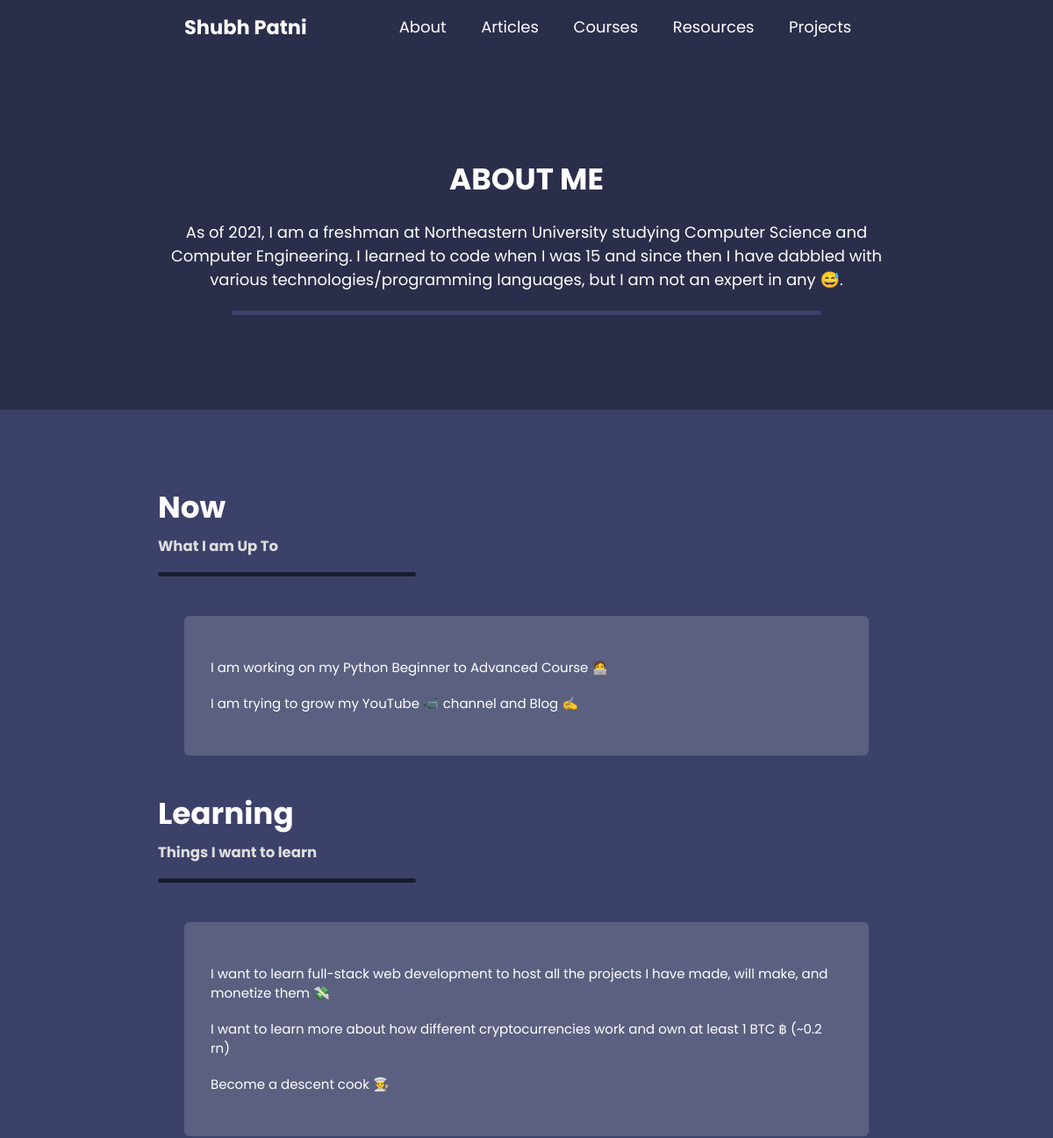
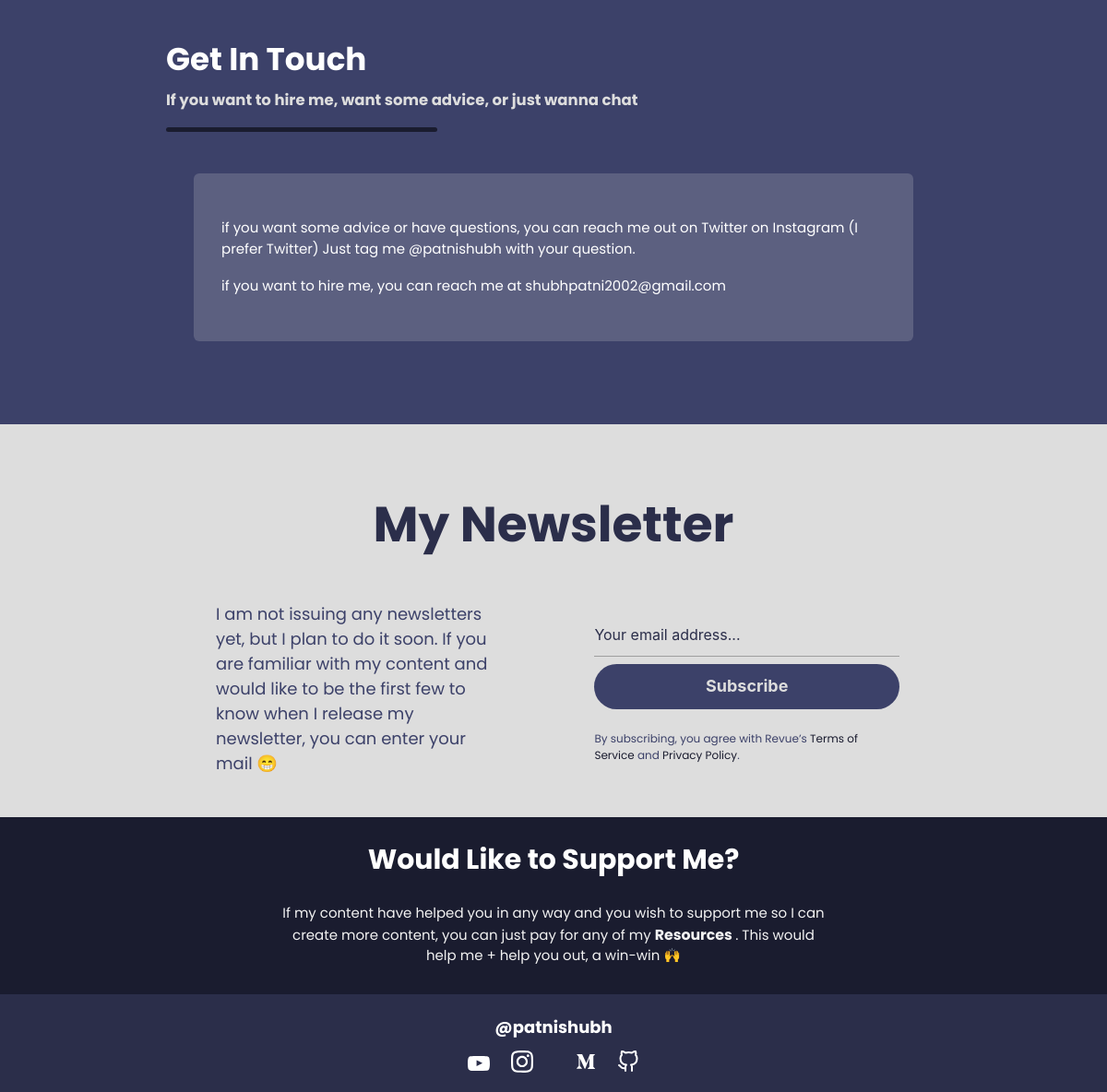
/about, run on the app's committed database (2 pictures, top to bottom).
### main/models.py (models this page shows, shortened)
class About(models.Model):
    header = models.TextField()
    now = models.TextField()
    learning = models.TextField()
    get_in_touch = models.TextField()

### main/views/views_a.py (the view)
# urls.py: path('about', AboutPage.as_view(), name="about"),
class AboutPage(ListView):
    model = About
    template_name = "main/about.html"

### main/templates/main/about.html (shortened to what this page needs)
{% extends "main/header.html" %}
{% load static %}
{% block content %}
<head>
    <link rel="stylesheet" href="{% static 'css/materialize.css' %}">
    <link rel="stylesheet" href="{% static 'css/about/about.css' %}">
</head>
    {% for about in object_list %}
    <section class="about container">
        <h4> ABOUT ME</h4>
        <p> {{ about.header|safe }} </p>
    </section>
    <section class="info">
        <div class="container">
        <div class="Now part">
            <h4>Now</h4>
            <h5>What I am Up To</h5>
            <div class="details">
                <ul>
                    {{ about.now|safe }}
                </ul>
            </div>
        </div>
        <div class="Learning part">
            <h4>Learning</h4>
            <h5>Things I want to learn</h5>
            <div class="details">
                <ul>
                    {{ about.learning|safe }}
                </ul>
            </div>
        </div>
        <div class="contact part">
            <h4>Get In Touch</h4>
            <h5>If you want to hire me, want some advice, or just wanna chat</h5>
            <div class="details">
                <ul>
                    {{ about.get_in_touch|safe }}
                </ul>
            </div>
        </div>
    </div>
    </section>
    {% endfor %}
{% endblock %}

### main/static/css/main/main.css (style rules this page uses)
body { margin: 0; background-color: #2B2E4A; font-family: 'poppins'; }
ul { list-style-type: none; }
::placeholder { color: #2B2E4A !important; opacity: 1; }

### main/static/css/about/about.css (style rules this page uses)
body { margin: 0; background-color: #2B2E4A; font-family: 'poppins'; }
ul { list-style-type: disc; }
h4 { font-weight: bold; font-family: 'poppins'; color: #FFFFFF; }
section.about { background-color: #2B2E4A; padding: 3em 0 !important; text-align: center; margin: 6em auto 3em !important; }
section.about h4 { margin: 1.5em 0 0.8em; }
section.about p { font-size: 1.2em; color: #FFFFFF; font-family: 'poppins'; }
section.about p::after { content: ' '; width: 80%; height: 0.3em; background-color: #3C4169; display: block; margin: 1.2em auto auto; border-radius: 5em; }
section.info { background-color: #3C4169; padding: 3em 0; }
section.info h4 { margin-top: 1.4em; }
section.info h5 { color: #DDDDDD; font-size: 1.1em; font-weight: bolder; }
section.info h5::after { content: ' '; width: 35%; height: 0.3em; background-color: #1A1C2F; display: block; position: relative; left: 0; margin-top: 1.2em; border-radius: 5em; }
section.info .details { background-color: rgba(221, 221, 221, 0.2); padding: 2em; border-radius: 0.4em; margin: 3em 2em; }
section.info .details ul { list-style-type: disc; }
section.info .details ul li { color: #FFFFFF; margin: 1.2em 0; }
section.info .part { margin: 3em 0; }

### data on the page
About: header "As of 2021, I am a freshman at Northeastern University studying Computer Science and Computer Engineering. I learned to code when I was 15 and since then I have dabbled with various technologies/programming languages, but I am not an expert in any 😅.", now "I am working on my Python Beginner to Advanced Course 🧑‍💻 I am trying to grow my YouTube 📹 channel and Blog ✍️", learning "I want to learn full-stack web development to host all the projects I have made, will make, and monetize them 💸 I want to learn more about how different cryptocurrencies work and own at least 1 BTC ฿ (~0.2 rn) Become a descent cook 👨‍🍳", get_in_touch "if you want some advice or have questions, you can reach me out on Twitter on Instagram (I prefer Twitter) Just tag me @patnishubh with your question. if you want to hire me, you can reach me at shubhpatni2002@gmail.com"
